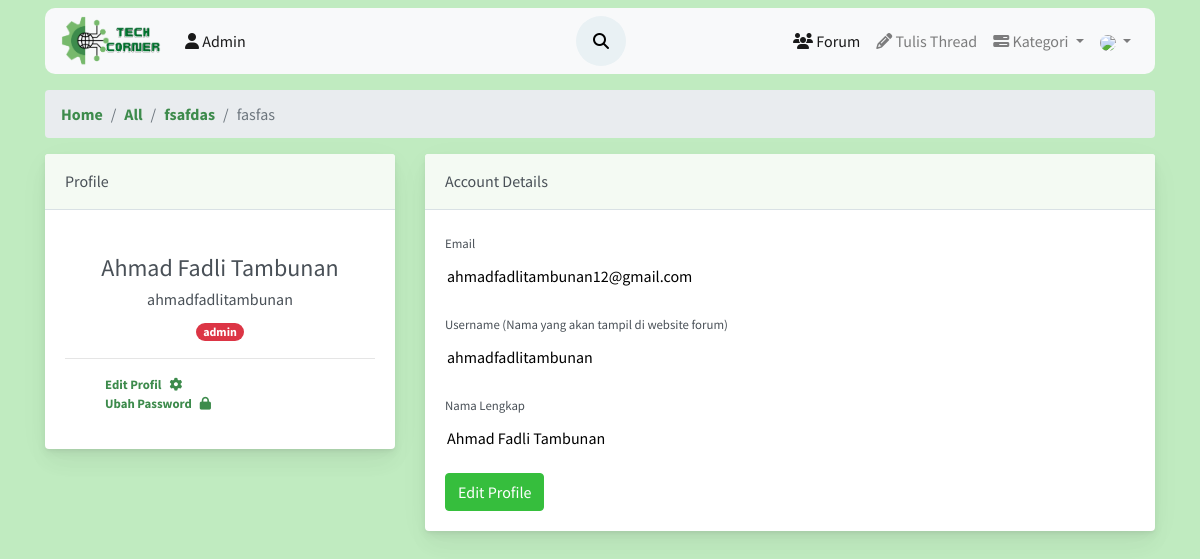
The app's page /profile/profile.php?id=1 (signed in) with its own data.
### tables this page shows
CREATE TABLE `users` (
  `id_user` int(11) NOT NULL,
  `username` varchar(50) NOT NULL,
  `email` varchar(100) NOT NULL,
  `password` varchar(100) NOT NULL,
  `name` varchar(100) NOT NULL,
  `foto` varchar(50) NOT NULL,
  `level` varchar(20) NOT NULL,
  `vkey` varchar(200) NOT NULL,
  `verified` enum('0','1') NOT NULL DEFAULT '0' COMMENT '0 = not verified\r\n1 = verified\r\n',
  `created_at` timestamp(6) NOT NULL DEFAULT current_timestamp(6)
);

### profile/profile.php (the view, shortened to what this page needs)
<?php
	include("layout/header.php");
	include("layout/navbar.php");
	if(isset($_GET["id"])){
		if($_GET["id"] == $_SESSION["id"]){
			$id_user = $_GET["id"];
			$query = "SELECT * FROM users WHERE id_user = '$id_user' LIMIT 1;";
			$result = mysqli_query($conn, $query);
			if ($result) {
				foreach($result as $row) :
					$name = $row['name'];
					$username = $row['username'];
					$email = $row['email'];
					$level = $row['level'];
				endforeach;
			} else {
				echo mysqli_error($conn);
				exit;
			}
		} else {
			echo("<script>location.href = '../forum/index.php';</script>");
			exit;
		}
	} else {
		echo("<script>location.href = '../forum/index.php';</script>");
		exit;
	}
?>
<div class="container align-self-center">
    <div class="main-content">
        <nav aria-label="breadcrumb">
            <ol class="breadcrumb forum">
              <li class="breadcrumb-item"><a href="../index.php">Home</a></li>
              <li class="breadcrumb-item"><a href="all.php">All</a></li>
                <li class="breadcrumb-item"><a href="#">fsafdas</a></li>
                <li class="breadcrumb-item active" aria-current="page">fasfas</li>
            </ol>
        </nav>
    	<div class="row">
            <div class="col-xl-4">
                <div class="card mb-4 mb-xl-0">
                    <div class="card-header">Profile</div>
                    <div class="card-body">
                    	<div class="text-center">
	                        <div class="profile-label">
		                        <h4><?= $name; ?></h4>
		                        <h6><?= $username; ?></h6>
	                        	<span class="badge badge-danger badge-pill"><?= $level ?></span>
	                        </div>
	                    </div>
                        <hr>
                        <div class="text-muted small forum">
                        	<ul style="list-style: none;">
	                        	<li><a href="update-profile.php?id=<?= $id_user; ?>" class="text-big">Edit Profil<span><i class="fa fa-cog mx-2"></i></span></a></li>
	                        	<li><a href="ubah-password.php?id=<?= $id_user; ?>" class="text-big">Ubah Password<span><i class="fa fa-lock mx-2"></i></span></a></li>
                        	</ul>
                        </div>
                    </div>
                </div>
            </div>
            <div class="col-xl-8">
                <div class="card mb-4">
                    <div class="card-header">Account Details</div>
                    <div class="card-body">
                        <form>
                            <div class="form-group">
                                <label class="small mb-1" for="email">Email</label>
                                <input type="email" name="email" id="email" class="form-control-plaintext" readonly value="<?= $email; ?>">
                            </div>
                            <div class="form-group mb-3">
                                <label class="small mb-1" for="uname">Username (Nama yang akan tampil di website forum)</label>
                                <input class="form-control-plaintext" id="uname" type="text" placeholder="Enter your username" name="username" value="<?= $username; ?>" readonly>
                            </div>
                            <div class="form-group">
                                <label class="small mb-1" for="name">Nama Lengkap</label>
                                <input class="form-control-plaintext" id="name" type="text" placeholder="Enter your username" name="name" value="<?= $name; ?>" readonly>
                            </div>
                            <div class="mt-3">
                                <a href="update-profile.php?id=<?= $id_user; ?>" class="btn btn-success">Edit Profile</a>
                            </div>
                        </form>
                    </div>
                </div>
            </div>
        </div>
    </div>
</div>

### profile/assets/css/style.css (style rules this page uses)
.body { background-color: #c0ebc0; font-size: 16px; font-family: 'Source Sans Pro', sans-serif; }

### profile/assets/css/forum.css (style rules this page uses)
body { margin: 0; font-family: -apple-system, BlinkMacSystemFont, "Segoe UI", Roboto, "Helvetica Neue", Arial, "Noto Sans", sans-serif, "Apple Color Emoji", "Segoe UI Emoji", "Segoe UI Symbol", "Noto Color Emoji"; font-size: .88rem; font-weight: 400; line-height: 1.5; color: #495057; text-align: left; background-color: #f4faf3; }
.card { box-shadow: 0 0.46875rem 2.1875rem rgba(4, 9, 20, 0.03), 0 0.9375rem 1.40625rem rgba(4, 9, 20, 0.03), 0 0.25rem 0.53125rem rgba(4, 9, 20, 0.05), 0 0.125rem 0.1875rem rgba(4, 9, 20, 0.03); border-width: 0; transition: all .2s }
.card-header:first-child { border-radius: calc(.25rem - 1px) calc(.25rem - 1px) 0 0 }
.card-header { display: flex; align-items: center; border-bottom-width: 1px; padding-top: 0; padding-bottom: 0; padding-right: .625rem; height: 3.5rem; background-color: #f4faf3; border-bottom: 1px solid rgba(26, 54, 126, 0.125) }
.btn-success { color: #fff; background-color: #36be3d; border-color: #36c03d }
.card-body { flex: 1 1 auto; padding: 1.25rem }
.forum a { color: #3d8b4c; font-weight: bold; text-decoration: none !important; background-color: transparent; }

### records on screen
users: name "Ahmad Fadli Tambunan", username "ahmadfadlitambunan", level "admin", email "ahmadfadlitambunan12@gmail.com"
